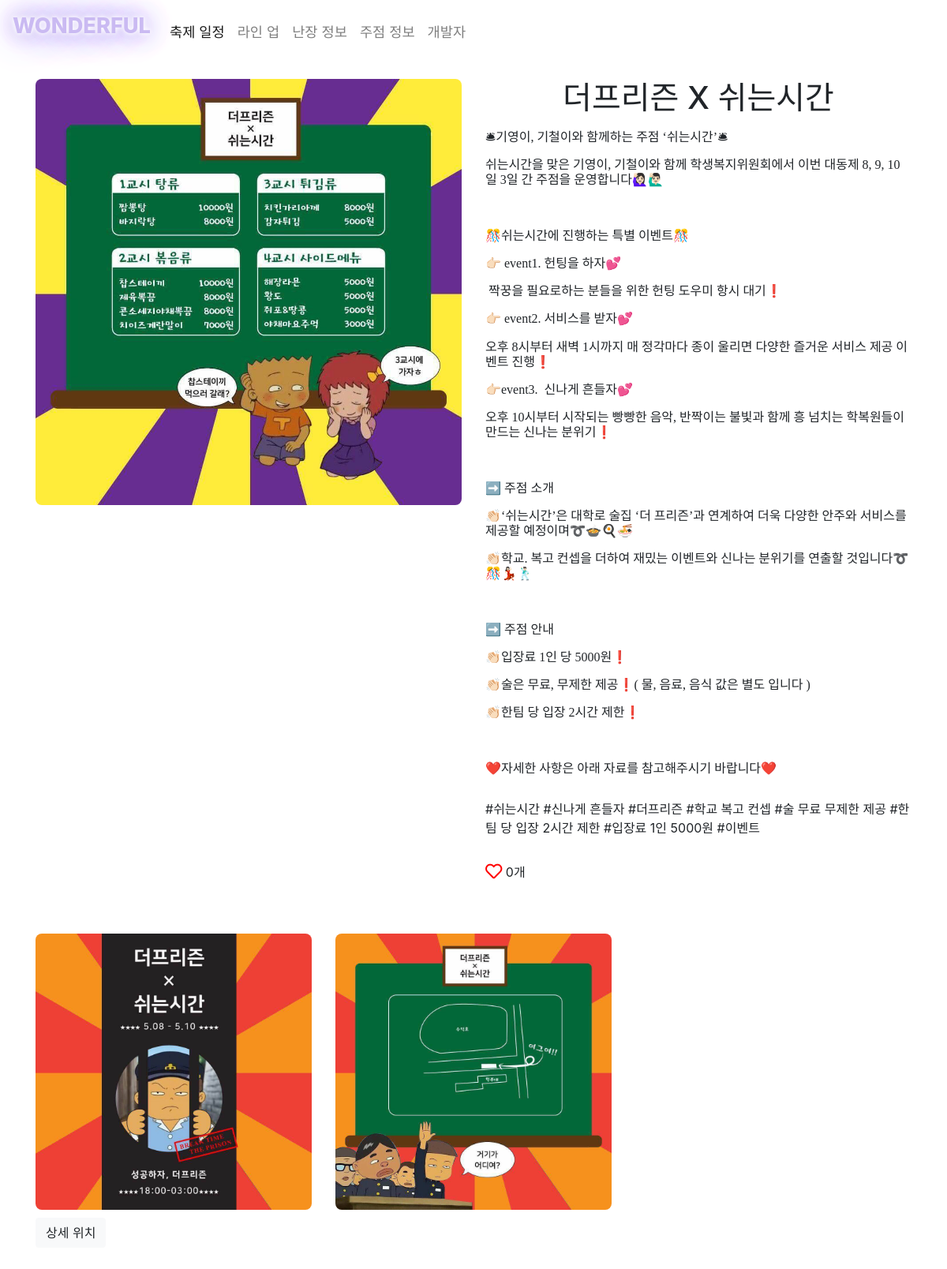
/jujum/7/, run on the app's committed database.
### jujum/models.py (models this page shows, shortened)
class Jujum(models.Model):
    title = models.CharField(max_length=20)
    content = models.TextField(blank=True, null=True)
    menu = models.ImageField(null=True, blank=True, upload_to='home/%Y/%m/%d')
    image1 = models.ImageField(null=True, blank=True, upload_to='home/%Y/%m/%d')
    image2 = models.ImageField(null=True, blank=True, upload_to='home/%Y/%m/%d')
    image3 = models.ImageField(null=True, blank=True, upload_to='home/%Y/%m/%d')
    tags = TaggableManager()
    like_count = models.IntegerField(default=0)
    lat = models.DecimalField(max_digits=9, decimal_places=6, null=True)
    lng = models.DecimalField(max_digits=9, decimal_places=6, null=True)
    priority = models.IntegerField(default=0, null=True, blank=True)
    class Meta:
        ordering = ["priority"]

### jujum/views.py (the view)
# urls.py: path('<int:pk>/', views.JujumDetailView.as_view(), name='detail'),
class JujumDetailView(generic.DetailView):
    model = Jujum

### jujum/templates/jujum/jujum_detail.html (shortened to what this page needs)
{% extends 'home/detail_base.html' %}
{% block content %}
<div class="container">
    <div class="row">
        <div class="jujum_image col-md-6">
            {% if object.menu %}
                <img src="{{ object.menu.url }}" class="img-fluid" alt="Responsive image">
            {% else %}
                <img src="/static/image/main.jpg" class="img-fluid" alt="Responsive image">
            {% endif %}
        </div>
        <div class="jujum_content col-md-6">
            <h1> {{ object.title }} </h1>
            <p> {{ object.content | safe}} </p>
            <div class="tag_section">
                {% for tag in object.tags.all %}
                    <li class= "tag_display"> #{{ tag }} </li>
                {% endfor %}
            </div>
            <div class="like_section">
                <i class="like far fa-heart fa-lg"></i>
                <p style="display:inline-block;" id="count_like-{{ object.id }}">{{ object.like_count }}개</p>
            </div>
        </div>
    </div>
    <div class="row">
        {% if object.image1 %}
            <div class="jujum_image col-md-4">
                <img src="{{ object.image1.url }}" class="img-fluid" alt="Responsive image">
            </div>
        {% endif %}
        {% if object.image2 %}
            <div class="jujum_image col-md-4">
                <img src="{{ object.image2.url }}" class="img-fluid" alt="Responsive image">
            </div>
        {% endif %}
    </div>
    <div class="col-md-12 detail_btn">
        <button class="map_detail btn btn-light" data-toggle="collapse" href="#detail_map" role="button" aria-expanded="false"
            aria-controls="detail_map">
            상세 위치
        </button>
    </div>
</div>
{% endblock %}

### home/static/css/base.css (style rules this page uses)
* { padding: 0; }
.nanjang_image > img, .jujum_image > img { border-radius: 8px; }
.jujum_content > h1 { text-align: center; }
.jujum_content > p { line-height: 30px; font-family: 'dayright', 'Nanum Pen Script', cursive !important; }
.nanjang_image, .nanjang_content, .jujum_image, .jujum_content { margin-top: 50px; }
.map_detail { display: block; margin: 10px 0; }
.like { color: red; }
.tag_display { display:inline; }
.tag_section { height: 50px; margin: 30px 0; }
.detail_btn { margin: 10px 0; padding: 0; }

### data on the page
Jujum: menu (picture), title "더프리즌 X 쉬는시간", content "🛎기영이, 기철이와 함께하는 주점 ‘쉬는시간’🛎 쉬는시간을 맞은 기영이, 기철이와 함께 학생복지위원회에서 이번 대동제 8, 9, 10일 3일 간 주점을 운영합니다🙋🏻‍♀️🙋🏻‍♂️ 🎊쉬는시간에 진행하는 특별 이벤트🎊 👉🏻 event1. 헌팅을 하자💕 짝꿍을 필요로하는 분들을 위한 헌팅 도우미 항시 대기❗️ 👉🏻 event2. 서비스를 받자💕 오후 8시부터 새벽 1시까지 매 정각마다 종이 울리면 다양한 즐거운 서비스 제공 이벤트 진행❗️ 👉🏻event3. 신나게 흔들자💕 오후 10시부터 시작되는 빵빵한 음악, 반짝이는 불빛과 함께 흥 넘치는 학복원들이 만드는 신나는 분위기❗️ ➡️ 주점 소개 👏🏻‘쉬는시간’은 대학로 술집 ‘더 프리즌’과 연계하여 더욱 다양한 안주와 서비스를 제공할 예정이며➰🍲🍳🍜 👏🏻학교. 복고 컨셉을 더하여 재밌는 이벤트와 신나는 분위기를 연출할 것입니다➰🎊💃🏻🕺🏻 ➡️ 주점 안내 👏🏻입장료 1인 당 5000원❗️ 👏🏻술은 무료, 무제한 제공❗️( 물, 음료, 음식 값은 별도 입니다 ) 👏🏻한팀 당 입장 2시간 제한❗️ ❤️자세한 사항은 아래 자료를 참고해주시기 바랍니다❤️", like_count "0", image1 (picture), image2 (picture)
Tag: name "쉬는시간"
Tag: name "신나게 흔들자"
Tag: name "더프리즌"
Tag: name "학교 복고 컨셉"
Tag: name "술 무료 무제한 제공"
Tag: name "한팀 당 입장 2시간 제한"
Tag: name "입장료 1인 5000원"
Tag: name "이벤트"
